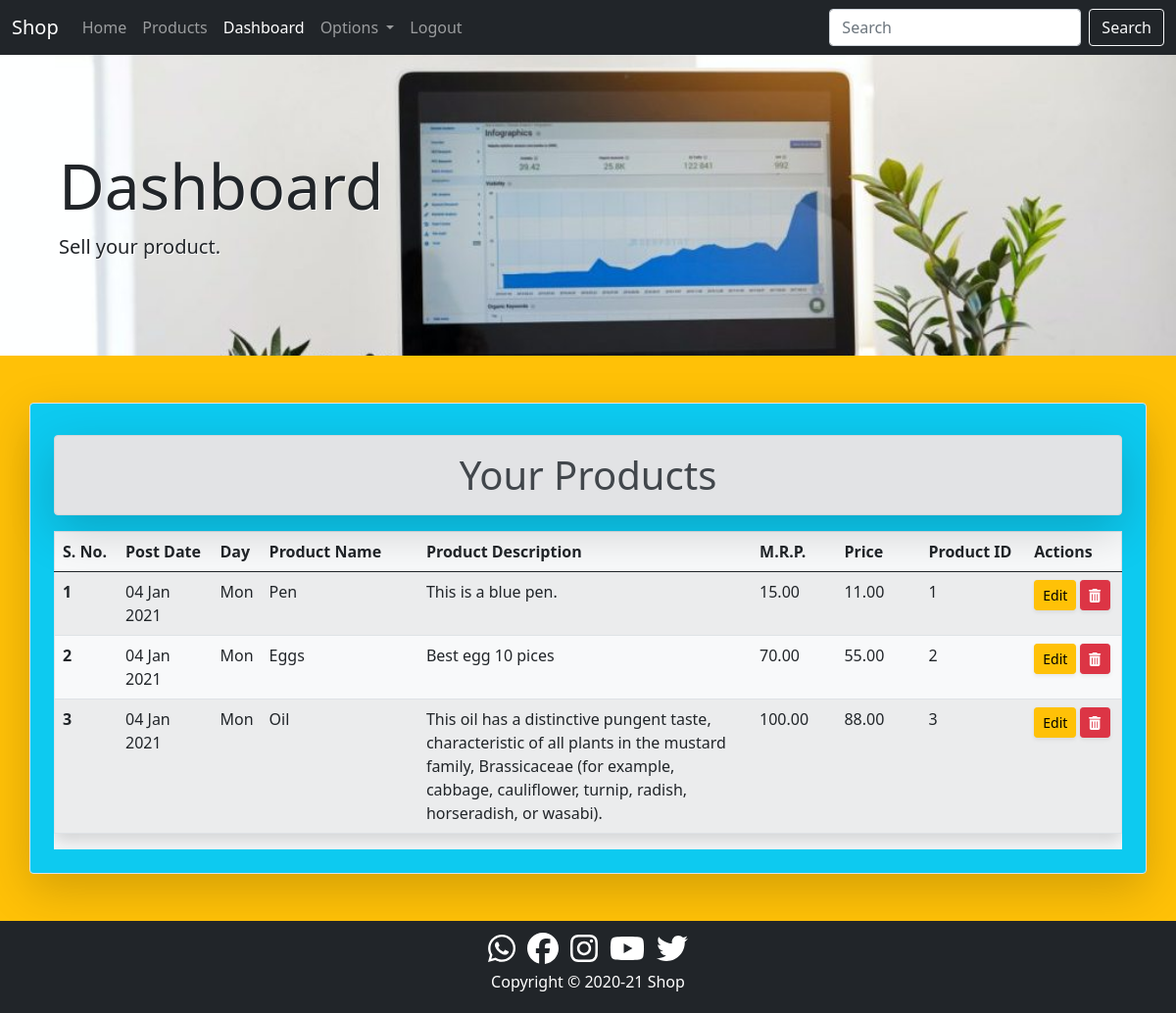
Page /dashboard/ (signed in) on the earlier database version.
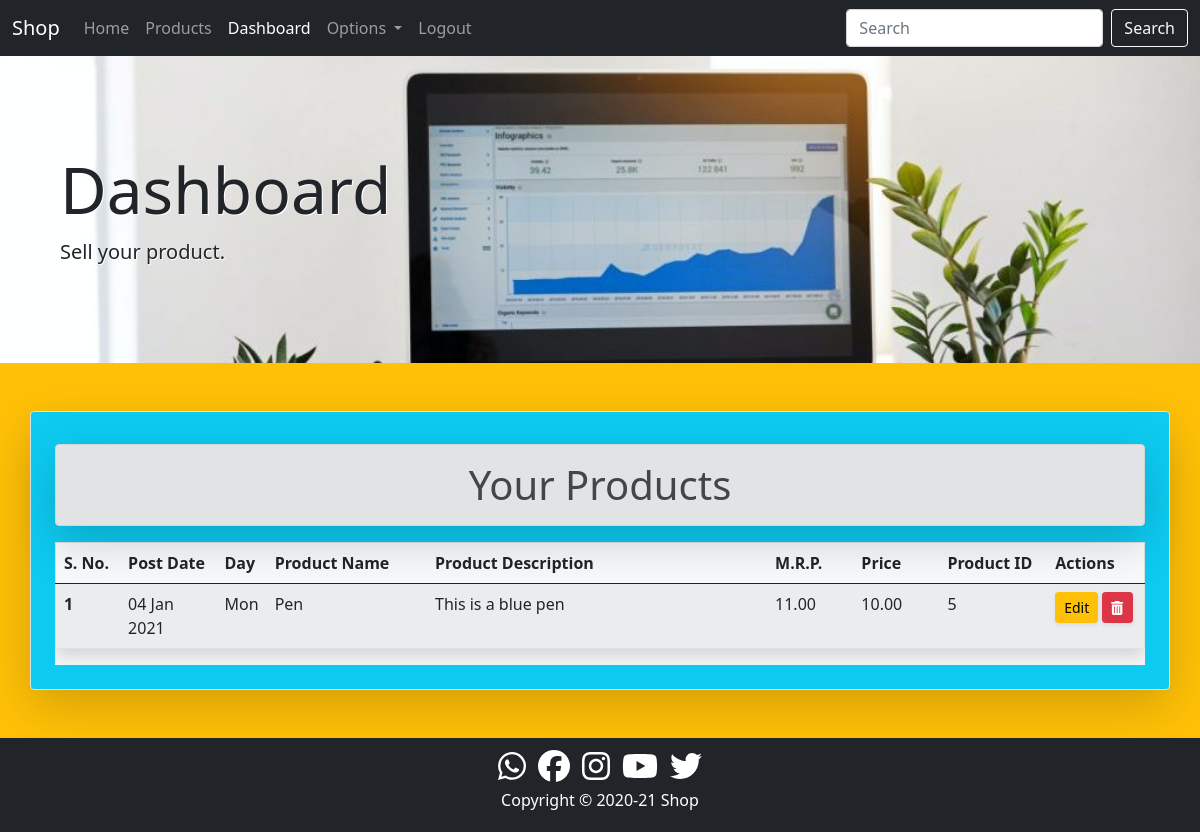
Same page on the later database version.
### product/models.py (models this page shows, shortened)
class Product(models.Model):
    seller=models.ForeignKey(User,on_delete=models.CASCADE)
    title=models.CharField(max_length=50)
    date=models.DateField()
    description=models.TextField(max_length=500)
    mrp=models.DecimalField(decimal_places=2,max_digits=7)
    selling_price=models.DecimalField(decimal_places=2,max_digits=10)
    location=models.CharField(max_length=50)

### core/views.py (the view)
# urls.py: path('dashboard/', views.DashboardView.as_view(),name='dashboard'),
@method_decorator(user_passes_test(lambda u: Group.objects.get(name='seller') in u.groups.all()),name='dispatch')
class DashboardView(ListView):
    model=Product
    template_name='core/dashboard.html'
    context_object_name='products'
    def get_queryset(self):
        return Product.objects.filter(seller=self.request.user)
    def get_context_data(self, **kwargs):
        context=super().get_context_data(**kwargs)
        context['dashboard_active']='active'
        context['dashboard_disabled']='disabled'
        return context

### core/templates/core/dashboard.html (shortened to what this page needs)
{% extends 'core/base.html' %}
{% block content %}
<div class="container-fluid p-5 dashboard shadow-lg">
    <div class="container my-5">
        <div>
            <h1 class="display-3">Dashboard</h1>
        </div>
        <div class="lead">
            <p>Sell your product.</p>
        </div>
    </div>
</div>
<div class="container-fluid bg-warning py-5">
    <div class="container p-4 shadow-lg border rounded bg-info">
        <h1 class="alert alert-secondary text-center mt-2 shadow-lg">Your Products</h1>
        {% if products %}
        <div class="table-responsive content-center-justify bg-light">
            <table class="table table-hover table-striped border shadow">
                <thead>
                    <tr>
                        <th style="width: 6%;" scope="col">S. No.</th>
                        <th style="width: 9%;" scope="col">Post Date</th>
                        <th style="width: 3%;" scope="col">Day</th>
                        <th style="width: 15%;" scope="col">Product Name</th>
                        <th style="width: 32%;" scope="col">Product Description</th>
                        <th style="width: 8%;" scope="col">M.R.P.</th>
                        <th style="width: 8%;" scope="col">Price</th>
                        <th style="width: 10%;" scope="col">Product ID</th>
                        <th style="width: 9%;" scope="col">Actions</th>
                    </tr>
                </thead>
                <tbody>
                    {% for product in products %}
                    <tr>
                        <th scope="row">{{forloop.counter }}</th>
                        <td>{{product.date|date:"d M Y"}}</td>
                        <td>{{product.date|date:"D"}}</td>
                        <td>{{product.title|capfirst}}</td>
                        <td>{{product.description|capfirst}}</td>
                        <td>{{product.mrp}}</td>
                        <td>{{product.selling_price}}</td>
                        <td>{{product.id}}</td>
                        <td>
                            <a class="btn btn-sm btn-warning shadow-sm" href="{% url 'edit' product.id %}">Edit</a>
                            <a class="btn btn-sm btn-danger shadow-sm" href="{% url 'delete' product.id %}"><i class="fas fa-trash-alt"></i></a>
                        </td>
                    </tr>
                    {% endfor %}
                </tbody>
            </table>
        </div>
        {% else %}
        <div class="h3 text-center alert alert-warning shadow">products not found</div>
        {% endif %}
    </div>
</div>
{% endblock content %}

### core/templates/core/base.html (shortened to what this page needs)
<!doctype html>
<html lang="en">
{% load static %}
<head>
    <link rel="stylesheet" href="{% static 'core/css/bootstrap.min.css' %}">
    <link rel="stylesheet" href="{% static 'core/css/all.min.css' %}">
    <link rel="stylesheet" href="{% static 'core/css/style.css' %}">
</head>
<body>
    <div>
        {% include 'core/navbar.html' %}
    </div>
    <div>
        {% block content %}
        {% endblock content %}
    </div>
    <div>
        {% include 'core/footer.html' %}
    </div>
</body>
</html>

### core/templates/core/navbar.html (shortened to what this page needs)
<nav class="navbar navbar-expand-lg navbar-dark bg-dark">
    <div class="container-fluid">
        <a class="navbar-brand" href="{% url 'home' %}">Shop</a>
        <div class="collapse navbar-collapse" id="navbarSupportedContent">
            <ul class="navbar-nav me-auto mb-2 mb-lg-0">
                <li class="nav-item">
                    <a class="nav-link {{home_active}} {{home_disabled}}" aria-current="page" href="{% url 'home' %}">Home</a>
                </li>
                {% if request.user.is_authenticated %}
                    <li class="nav-item">
                        <a class="nav-link {{products_active}} {{products_disabled}}" href="{% url 'products' %}">Products</a>
                    </li>
                    {% if perms.product.add_product %}
                        <li class="nav-item">
                            <a class="nav-link {{dashboard_active}} {{dashboard_disabled}}" href="{% url 'dashboard' %}">Dashboard</a>
                        </li>
                    {% endif %}
                    <li class="nav-item dropdown">
                        <a class="nav-link dropdown-toggle" href="#" id="navbarDropdown" role="button"
                            data-bs-toggle="dropdown" aria-expanded="false">
                            Options
                        </a>
                    </li>
                    <li class="nav-item">
                        <a class="nav-link {{logout_active}} {{logout_disabled}}" href="{% url 'logout' %}">Logout</a>
                    </li>
                {% endif %}
            </ul>
            <form class="d-flex">
                <input class="form-control me-2" type="search" placeholder="Search" aria-label="Search">
                <button class="btn btn-outline-light" type="submit">Search</button>
            </form>
        </div>
    </div>
</nav>

### core/templates/core/footer.html
<footer class="container-fluid p-0">
    <div class="bg-dark text-center p-1 text-white">
        <div class="pt-1">
            <a href="#" target="_blank"><i class="fab fa-whatsapp fa-2x m-1 text-white"></i></a>
            <a href="#" target="_blank"><i class="fab fa-facebook fa-2x m-1 text-white"></i></a>
            <a href="#" target="_blank"><i class="fab fa-instagram fa-2x m-1 text-white"></i></a>
            <a href="#" target="_blank"><i class="fab fa-youtube fa-2x m-1 text-white"></i></a>
            <a href="#" target="_blank"><i class="fab fa-twitter fa-2x m-1 text-white"></i></a>
        </div>
        <p>Copyright &#169; 2020-21 Shop</p>
    </div>
</footer>

### core/static/core/css/style.css (style rules this page uses)
.dashboard { background-image: url("../images/dashboard.jpg"); background-color: dimgrey; background-size: cover; height: 100%; text-shadow: 1px 1px white; }

Differences in the rows shown:
removed Product: date "04 Jan 2021", date "Mon", title "Pen", description "This is a blue pen.", mrp "15.00", selling_price "11.00", id "1"
removed Product: date "04 Jan 2021", date "Mon", title "Eggs", description "Best egg 10 pices", mrp "70.00", selling_price "55.00", id "2"
removed Product: date "04 Jan 2021", date "Mon", title "Oil", description "This oil has a distinctive pungent taste, characteristic of all plants in the mustard family, Brassicaceae (for example, cabbage, cauliflower, turnip, radish, horseradish, or wasabi).", mrp "100.00", selling_price "88.00", id "3"
added Product: date "04 Jan 2021", date "Mon", title "Pen", description "This is a blue pen", mrp "11.00", selling_price "10.00", id "5"
